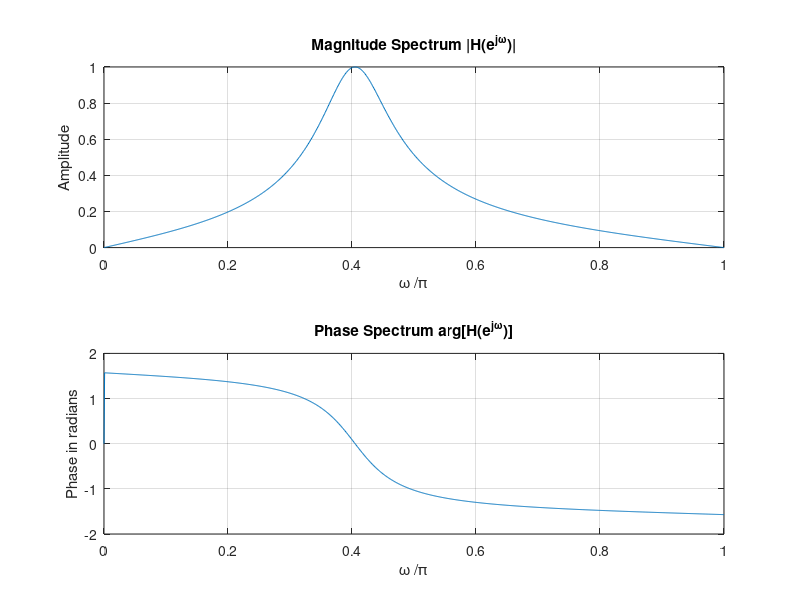

This chart was generated by the following MATLAB code:
% Compute the frequency samples of the DTFT
w = 0:pi/1023:pi;
num =[0.15 0 -0.15];
den =[1 -0.5 0.7];
h = freqz(num, den, w);
% Compute and plot the DTFT
figure
subplot(2,1,1)
plot(w/pi,abs(h));grid
title('Magnitude Spectrum |H(e^{j\omega})|')
xlabel('\omega /\pi');
ylabel('Amplitude');
subplot(2,1,2)
plot(w/pi,angle(h));grid
title('Phase Spectrum arg[H(e^{j\omega})]')
xlabel('\omega /\pi');
ylabel('Phase in radians');